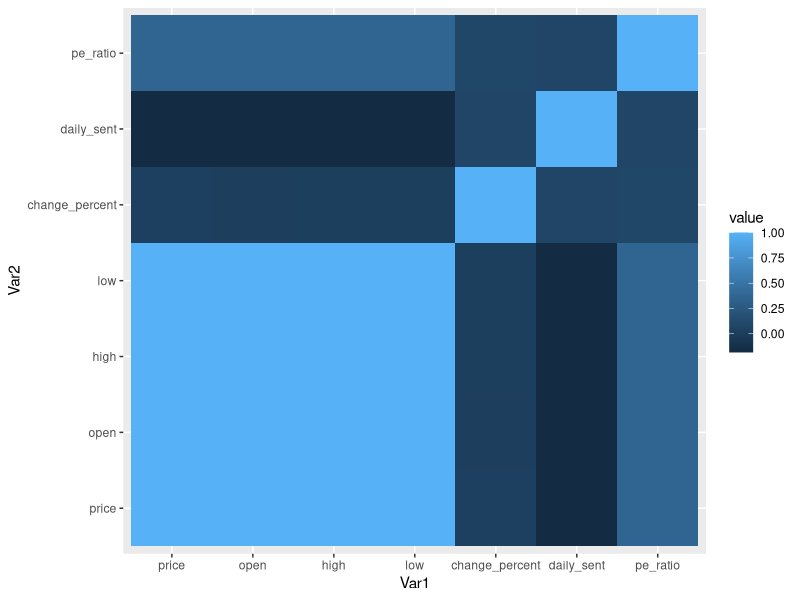
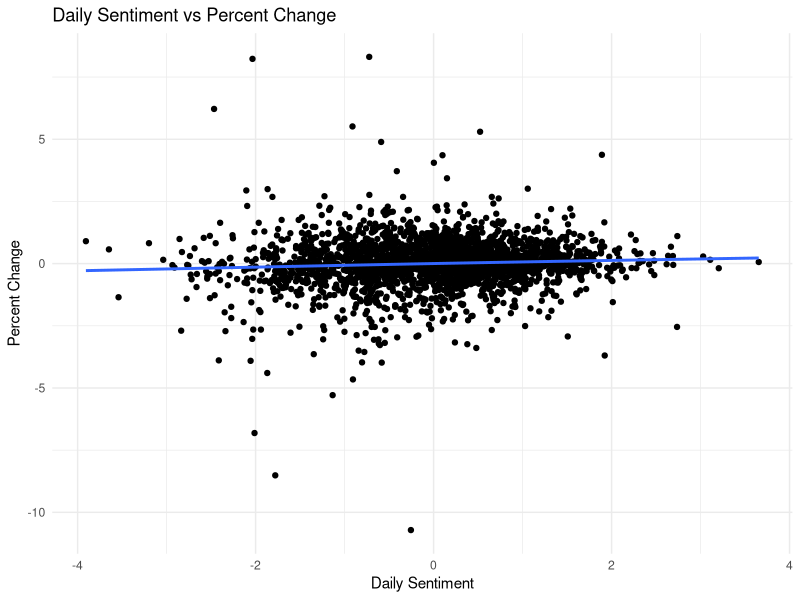
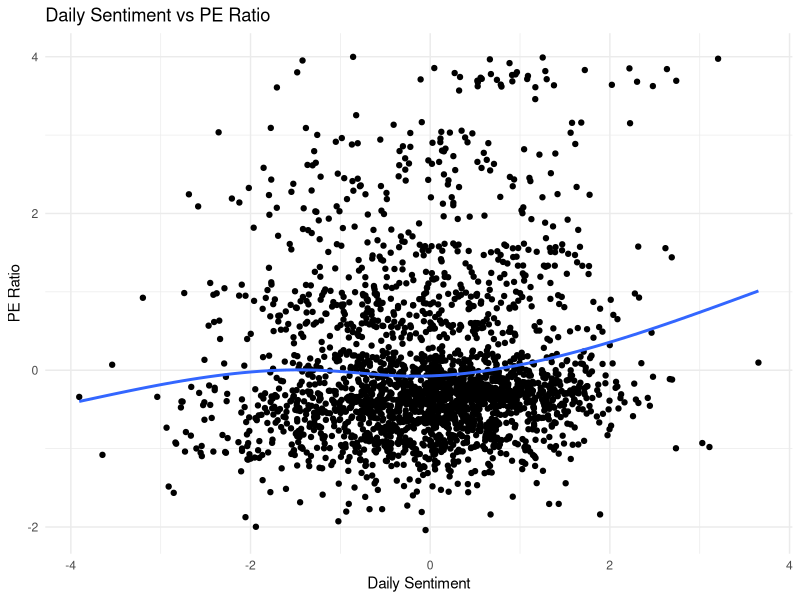
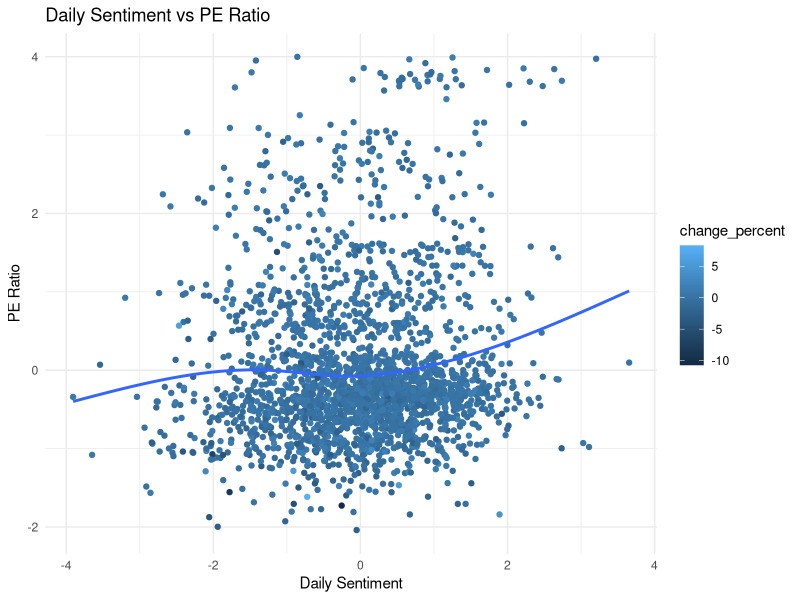

R code for these plots, in order:
## ---- chunk 1
install.packages("tidyverse")
library(tidyverse)
## ---- chunk 2
read.csv("../data/cleaned_data/full_data.csv") -> full_data
## ---- chunk 3
#scale sentiment data
full_data |>
  mutate_at(vars(daily_sent, change_percent, pe_ratio), scale) ->
  full_data_ep1

#generate correlation heat map
full_data_ep1 |>
  select(2:8)|>
  cor() |>
  reshape2::melt() |>
    ggplot(aes(x = Var1, y = Var2, fill = value)) +
     geom_tile()
## ---- chunk 4
#daily sentiment and percent change
#scale sentiment and change_percent data
full_data |>
  mutate_at(vars(daily_sent, change_percent), scale) ->
  full_data_ep2

full_data_ep2 |>
  ggplot(mapping = aes(x = daily_sent, y = change_percent)) +
  geom_point() +
  geom_smooth(se = FALSE) +
  labs(title = "Daily Sentiment vs Percent Change",
       x = "Daily Sentiment",
       y= "Percent Change") +
  theme_minimal()
## ---- chunk 5
#daily sentiment and pe_ratio
#scale sentiment and pe_ratio
full_data |>
  mutate_at(vars(daily_sent, pe_ratio), scale) ->
  full_data_ep3

full_data_ep3 |>
  ggplot(mapping = aes(x = daily_sent, y = pe_ratio)) +
  geom_point() +
  geom_smooth(se = FALSE) +
  labs(title = "Daily Sentiment vs PE Ratio",
       x = "Daily Sentiment",
       y= "PE Ratio") +
  theme_minimal()
## ---- chunk 6
#daily sentiment and pe_ratio and change_percent
#scale sentiment and pe_ratio
full_data |>
  mutate_at(vars(daily_sent, pe_ratio, change_percent), scale) ->
  full_data_ep4

full_data_ep4 |>
  ggplot(mapping = aes(x = daily_sent, y = pe_ratio)) +
  geom_point(mapping = aes(color = change_percent, alpah = change_percent)) +
  geom_smooth(se = FALSE) +
  labs(title = "Daily Sentiment vs PE Ratio",
       x = "Daily Sentiment",
       y= "PE Ratio") +
  theme_minimal()
